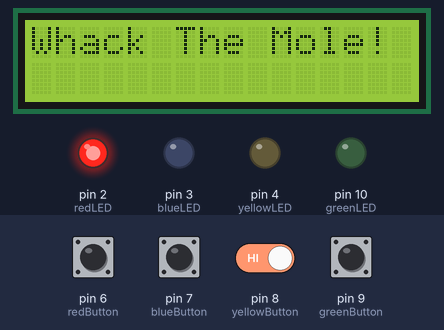
Simulated run of this sketch. Board: Arduino Mega 2560, built with avr-gcc and run on an emulated ATmega2560. Shown: 16×2 character LCD, output pins drawn as LEDs (lit = HIGH). Dashed ring = blinking. Inputs (shaded band) come from the test bench; at power-on: pin 6 (redButton), pin 7 (blueButton), pin 8 (yellowButton), pin 9 (greenButton) HIGH. Random numbers use the default seed unless the sketch sets one; what the sketch prints to the serial monitor is not drawn.

Above: at 1.2 s.
1.3 s: pin 6 (redButton) pulled LOW for 0.15 s
At 1.7 s:
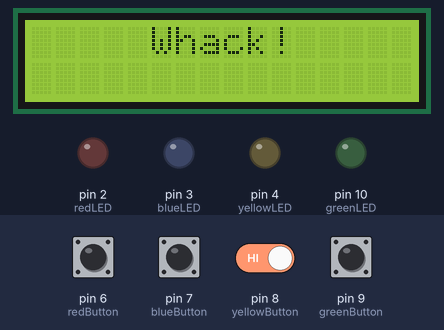
4.4 s: pin 6 (redButton) driven LOW and pin 8 (yellowButton) driven LOW
7.4 s: pin 6 (redButton) driven HIGH
10.0 s: pin 8 (yellowButton) driven HIGH
At 12.8 s:
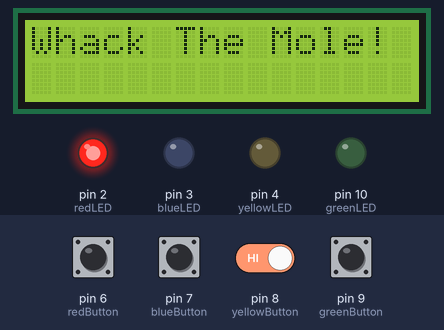
13.0 s: pin 7 (blueButton) pulled LOW for 0.15 s
At 13.1 s:
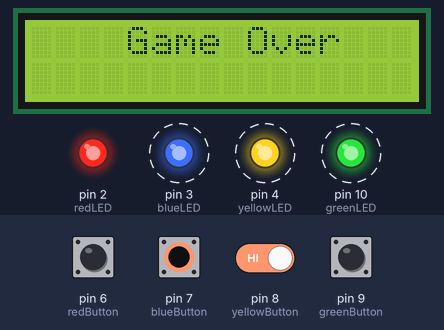
13.7 s: pin 6 (redButton) driven LOW
At 17.1 s:
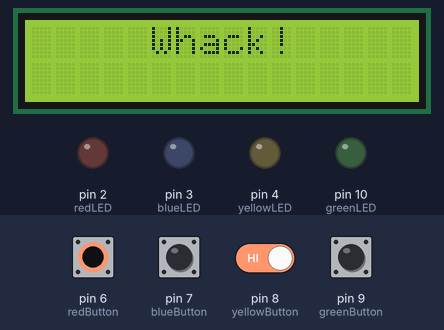
Timing chart, 0 to 17.7 s (numbered marks = the images above; inputs shaded):
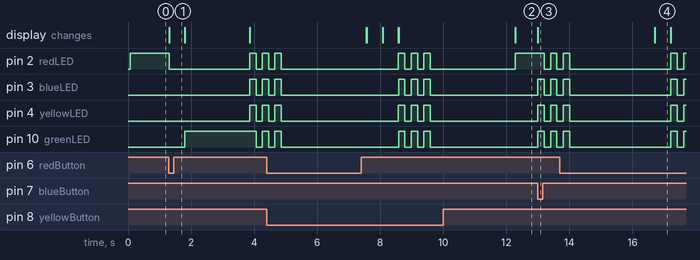

Measured:
- after the input at 13.0 s, pin 2 (redLED): HIGH → LOW after 0.21 s, → HIGH 0.20 s later, → LOW 0.20 s later; pin 3 (blueLED), pin 4 (yellowLED), pin 10 (greenLED): alternates HIGH for 0.20 s and LOW for 0.20 s, starting at once; the display: changes at once (image 3)
- what the display in image 4 shows lasts 0.5 s, from 16.7 s to 17.2 s

The sketch:

WhackAMole.ino
```cpp
#include<LiquidCrystal.h>

const int redLED = 2;
const int blueLED = 3;
const int yellowLED = 4;
const int greenLED = 10;

const int redButton = 6;
const int blueButton = 7;
const int yellowButton = 8;
const int greenButton = 9;

int waitTime = 2000; //loop cycle for button press before timeout

LiquidCrystal lcd(31, 33, 35, 37, 39, 41);

// the setup function runs once when you press reset or power the board
void setup() {
  // initialize digital pin LED_BUILTIN as an output.
  pinMode(redLED, OUTPUT);
  pinMode(blueLED, OUTPUT);
  pinMode(yellowLED, OUTPUT);
  pinMode(greenLED, OUTPUT);

  //use "PULLUP" to set open/unpressed to HIGH
  pinMode(redButton, INPUT_PULLUP);
  pinMode(blueButton, INPUT_PULLUP);
  pinMode(yellowButton, INPUT_PULLUP);
  pinMode(greenButton, INPUT_PULLUP);

  lcd.begin(16, 2);

  Serial.begin(9600);      // open the serial port at 9600 bps:
  randomSeed(analogRead(0));
}

// the loop function runs over and over again forever
void loop() {

  lcd.setCursor(0,0);
  lcd.print("Whack The Mole!");

  //pick a new color
  int newColor = pickNewColor();

  //show the color
  ledOn(newColor);

  //check to see if whacked or not
  if (isWhacked(newColor)) {
    lcd.clear();
    lcd.setCursor(5,0);
    lcd.print("Whack!");
    ledOff(newColor);
    delay(500); //pause briefly before showing a new mole
  } else {
    lcd.clear();
    lcd.setCursor(4,0);
    lcd.print("Game Over");
    gameover();
    delay(500);
    lcd.clear();
    lcd.print("Resetting");
  }


}


//^^^^^^^^^^^^^^^^^^^^^^^^^^^^^^^^^^^^^^^^^^^^^^^^^^^^^^^^^^^^
boolean isWhacked(int newColor) {
  int i = 0;
  int chkButton;
  boolean whacked = false;
  boolean buttonPressed = false;

  while ((i < waitTime) and (!buttonPressed)) {

    chkButton = isButtonPressed(); //0 if nothing is pressed
    if (newColor == chkButton) { //correct button is pressed
    Serial.println("hello");
      whacked = true;
      buttonPressed = true;
    } else if (chkButton > 0) { //incorrect button is pressed
      whacked = false;
      buttonPressed = true;
    }
    i++;
    delay(1); //make each loop about 1ms
  }
/*  if (buttonPressed) {
    Serial.println("..button detected.");
  } else {
    Serial.println("..time out");
  }
  */

  return whacked;
}

//function that monitor all buttons and returns a integer
// 0 = nothing pressed
// 2-5 = button prssed
// variation #2 -
// do not turn off led if button is NOT pressed
int isButtonPressed() {

    int buttonPressed = 0;

    //2 = red, 3 = blue, 4 = yellow, 10=green
    //Set to LOW when a button is pressed

    if (digitalRead(redButton) == LOW) {
      ledOn(redLED);
      buttonPressed = redLED;
    } /*else {
      ledOff(redLED);;
    }*/

    if (digitalRead(blueButton) == LOW) {
      ledOn(blueLED);
      buttonPressed = blueLED;
    } /*else {
      ledOff(blueLED);
    } */

    if (digitalRead(yellowButton) == LOW) {
      ledOn(yellowLED);
      buttonPressed = yellowLED;
    } /* else {
      ledOff(yellowLED);
    } */

    if (digitalRead(greenButton) == LOW) {
      ledOn(greenLED);
      buttonPressed = greenLED;
    } /*else {
      ledOff(greenLED);
    } */

    return buttonPressed;
}

void gameover() {

   for (int i=0; i <= 2; i++){
     ledOn(redLED);
     ledOn(blueLED);
     ledOn(yellowLED);
     ledOn(greenLED);
     delay(200);
     ledOff(redLED);
     ledOff(blueLED);
     ledOff(yellowLED);
     ledOff(greenLED);
     delay(200);
   }
  delay(2000);
}
//^^^^^^^^^^^^^^^^^^^^^^^^^^^^^^^^^^^^^^^^^^^^^^^^^^^^^^^^

//function to randomly pick a new color
int pickNewColor () {

  int randomColor;
  //random(min, max)
  //Parameters
  //min - lower bound of the random value, inclusive (optional)
  //max - upper bound of the random value, exclusive

  //generate random # from 2 to 5 that matches led Pins
  //2 = red, 3 = blue, 4 = yellow, 5=green

  randomColor = random(2,6);
  if(randomColor == 5){
    randomColor = 10;
  }
  return randomColor;

}

void ledOn(int colorON) {

  if (colorON == redLED) {
    digitalWrite(redLED, HIGH);
  }
  else if (colorON == blueLED) {
    digitalWrite(blueLED, HIGH);
  }
  else if (colorON == yellowLED) {
    digitalWrite(yellowLED, HIGH);
  }
  else if (colorON == greenLED) {
    digitalWrite(greenLED, HIGH);
  }

}

void ledOff(int colorOFF) {

  if (colorOFF == redLED) {
    digitalWrite(redLED, LOW);
  }
  else if (colorOFF == blueLED) {
    digitalWrite(blueLED, LOW);
  }
  else if (colorOFF == yellowLED) {
    digitalWrite(yellowLED, LOW);
  }
  else if (colorOFF == greenLED) {
    digitalWrite(greenLED, LOW);
  }

}
```
